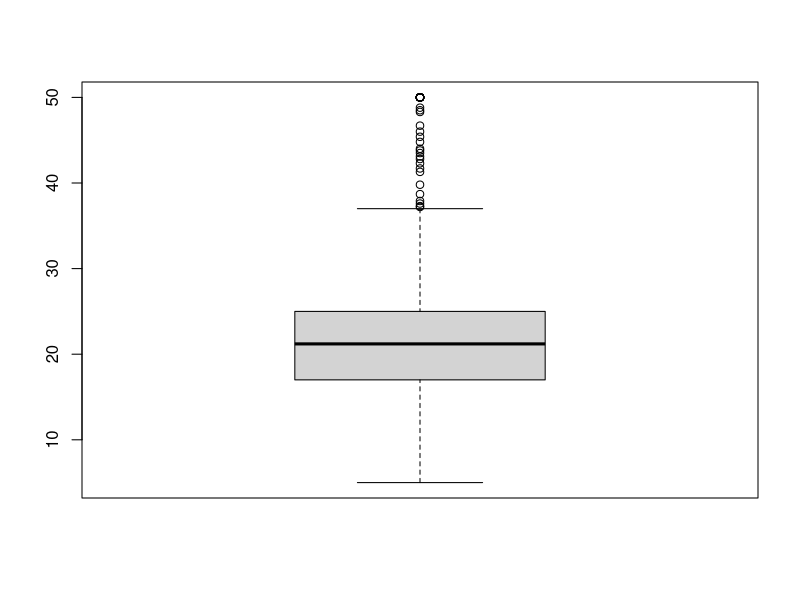
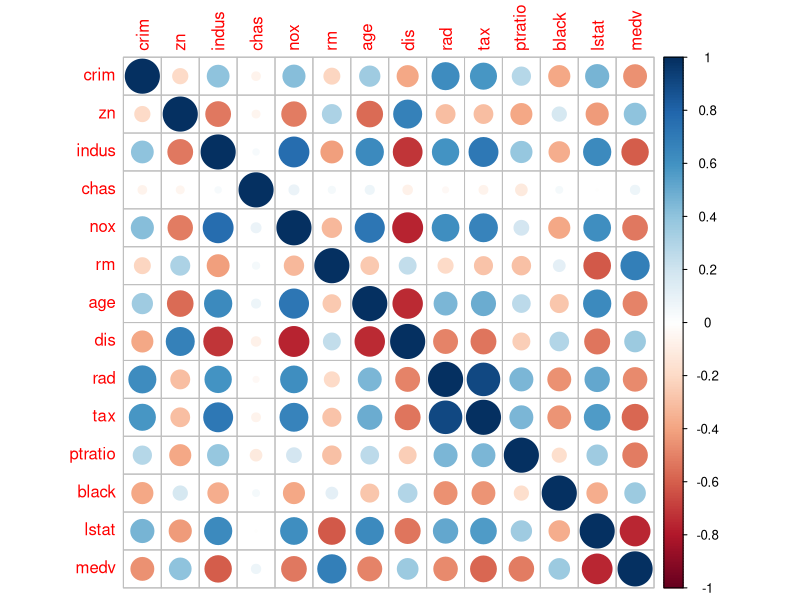
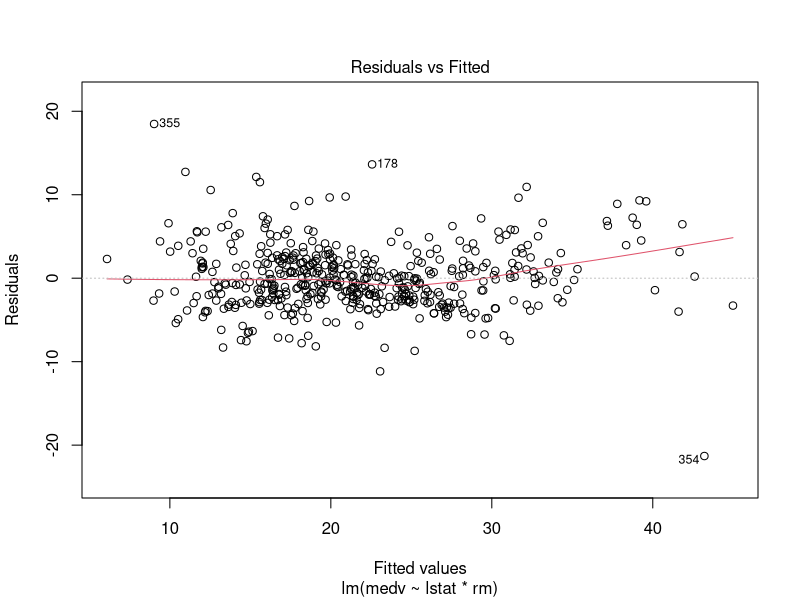
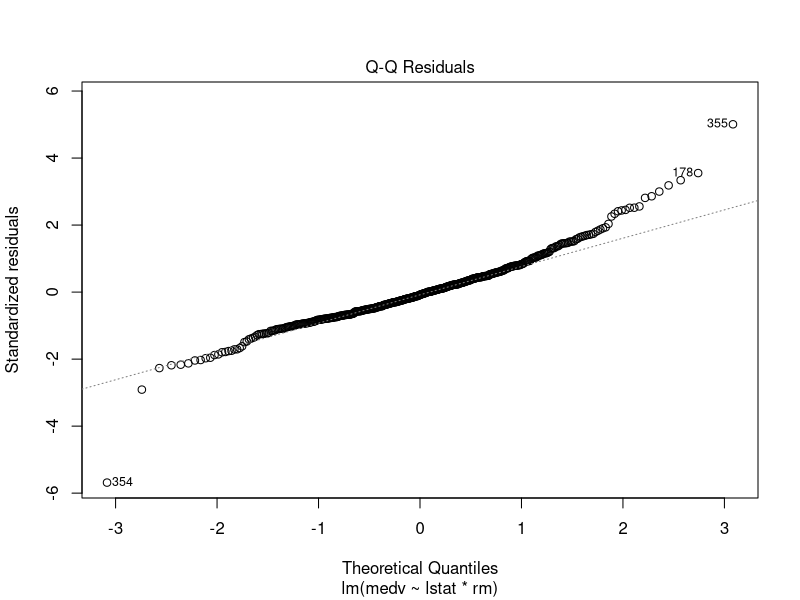
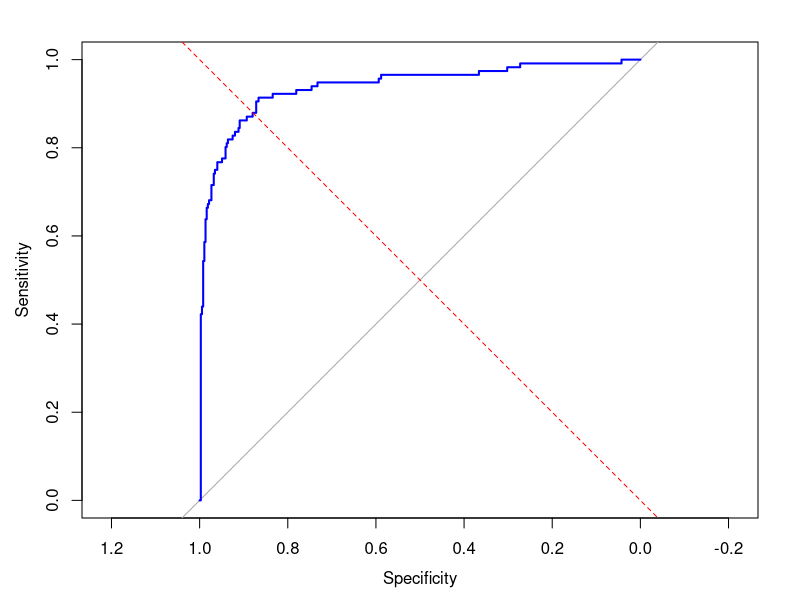

Write the R code that produced these figures, in order.
library(MASS)
library(ggplot2)
library(caret)
library(car)
library(pROC)
library(dplyr)
library(corrplot)

data("Boston")
head(Boston)

sum(is.na(Boston))
summary(Boston)
boxplot(Boston$medv)

Boston <- Boston %>% filter(medv < 50)

cor_matrix <- cor(Boston)
corrplot(cor_matrix, method = "circle")

simple_model <- lm(medv ~ lstat, data = Boston)
summary(simple_model)

multiple_model <- lm(medv ~ lstat * rm, data = Boston)
summary(multiple_model)

adjusted_R2 <- summary(multiple_model)$adj.r.squared
AIC_value <- AIC(multiple_model)
BIC_value <- BIC(multiple_model)

cat("Adjusted R2:", adjusted_R2, "\n")
cat("AIC:", AIC_value, "\n")
cat("BIC:", BIC_value, "\n")

plot(multiple_model, which = 1)
plot(multiple_model, which = 2)

set.seed(123)
train_control <- trainControl(method = "cv", number = 10)

cv_model <- train(
  medv ~ lstat * rm,
  data = Boston,
  method = "lm",
  trControl = train_control
)

print(cv_model)

Boston$medv_class <- ifelse(Boston$medv >= 25, 1, 0)

logistic_model <- glm(medv_class ~ lstat * rm, data = Boston, family = "binomial")
summary(logistic_model)

pred_probs <- predict(logistic_model, type = "response")
roc_curve <- roc(Boston$medv_class, pred_probs)

plot(roc_curve, col = "blue")
abline(a = 0, b = 1, lty = 2, col = "red")

cat("AUC:", auc(roc_curve), "\n")
